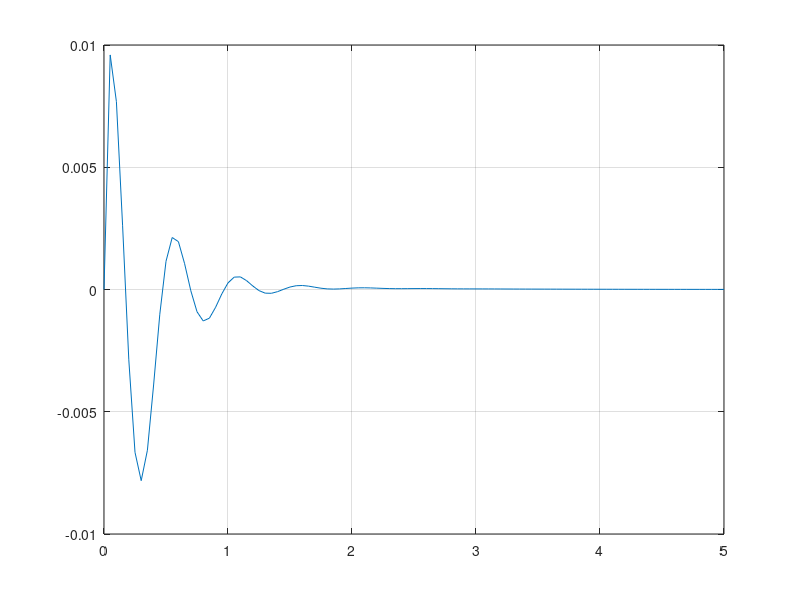

Write the MATLAB code that produced this figure. (Note: this script raises an error after producing the figure.)
%% skript na hodnoty copy paste
clc, clear all, close all
%% System
% Zakladne parametre systému
m1 = 2500;  % Hmotnosť karosérie vozidla (kg)
m2 = 320;   % Hmotnosť kolesa a zavesenia (kg)
k1 = 80000; % Tuhosť pružiny medzi karosériou a kolesom (N/m)
k2 = 500000; % Tuhosť pneumatiky (N/m)
b1 = 350;   % Tlmenie medzi karosériou a kolesom (Ns/m)
b2 = 15020; % Tlmenie pneumatiky (Ns/m)

% Prenosové funkcie systému odpruženia
n1 = [(m1 + m2) b2 k2]; 
d1 = [(m1 * m2) (m1*(b1+b2)) + (m2*b1) (m1*(k1+k2)) + (m2*k1) + (b1*b2) (b1*k2) + (b2*k1) k1*k2]; 
G1 = tf(n1, d1);  % pohyb karosérie

n2 = [-(m1*b2) -(m1*k2) 0 0]; 
G2 = tf(n2, d1);  % pohyb kolesa

% Prenosová funkcia pre silu
sila = tf(n2, n1);

% PID parametre
Kd = 208025;  
Kp = 832100; 
Ki = 624075;  

C = pid(Kp, Ki, Kd);  

% Odsimulovanie uzavretého systému so spätnou väzbou
sys_cl = sila * feedback(G1, C);

% Časová os simulácie
t = 0:0.05:5;

%% Verifikacia
% Vstupné poruchy (výmoly) od -0.1 do +0.1 s krokom 0.001
vymoly = -0.1:0.001:0.1;

% Nastavenie tolerancie pre reguláciu
tolerance = 0.0005;

% čas pre každý vymol
cas_regulacie_vsetky = zeros(size(vymoly));

% Maximálny čas regulácie
max_cas_regulacie = 0;
najhorsi_vymol = 0;

% Pre každý vymol čas regulácie
for i = 1:length(vymoly)
    % Definovanie vstupnej poruchy ako skok s aktuálnou hodnotou vymolu
    [y, t] = step(vymoly(i) * sys_cl, t);
    
    % Posledný čas, kedy je odozva mimo tolerančného intervalu
    index_regulacie = find(abs(y) > tolerance, 1, 'last');
    
    % Skontroluj
    if ~isempty(index_regulacie)
        cas_regulacie = t(index_regulacie);
        cas_regulacie_vsetky(i) = cas_regulacie;
        
        % Aktualizácia najdlhšieho času 
        if cas_regulacie > max_cas_regulacie
            max_cas_regulacie = cas_regulacie;
            najhorsi_vymol = vymoly(i);
        end
    else
        cas_regulacie_vsetky(i) = NaN; % Ak sa systém ustálil okamžite, nastavíme NaN
    end
end



%% Generovanie grafov co chcem
%% inicializacia
%set(vlastnost) vypise svetko co mozeme nastavit
%% generovat data z simulinku

figure
hold on
box on
grid on

% Vytvorenie grafu
[y_najhorsi, t] = step(najhorsi_vymol * sys_cl, t);
p = plot(t, y_najhorsi);
yline(tolerance, 'r--', 'Tolerancia +-0.0005');
yline(-tolerance, 'r--');

% Nastavenie vlastností pre graf
set(p, 'LineWidth', 3)

% Nastavenie vlastností pre osi grafu
set(gca, 'FontSize', 20, 'TickLabelInterpreter', 'latex')

% Nastavenie popiskov osí
xlabel_handle = xlabel('\v{C}as [$s$]', 'Interpreter', 'latex');
ylabel_handle = ylabel('Pohyb karos\''{e}rie [m]', 'Interpreter', 'latex');


% Nastavenie veľkosti písma pre jednotlivé popisky
set(xlabel_handle, 'FontSize', 24)
set(ylabel_handle, 'FontSize', 24)

title_handle = title('Odozva syst\''{e}mu s najdlh\v{s}\''{i}m \v{c}asom regul\''{a}cie', 'Interpreter', 'latex');
set(title_handle, 'FontSize', 26)


% Nastavenie legendy
leg = legend('Odozva syst\''{e}mu', 'Tolerancia');
set(leg, 'Location', 'North', 'Orientation', 'Horizontal', 'Interpreter', 'latex')

% Uloženie grafu
print('Cas_regulaice_najhorsi', '-dpng')
